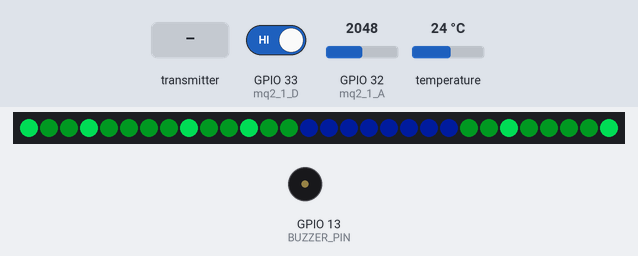
The sketch below on a simulated ESP32. On the bench: 30 RGB LEDs in strip order, left to right, buzzer (waves = sounding, pin HIGH). The test bench sets the inputs (shaded band); at power-on: GPIO 33 (mq2_1_D) HIGH, GPIO 32 (mq2_1_A) = 2048, temperature 24 °C. Dim RGB values are drawn brighter than linear; WiFi joins after 1.5 s; servers stay silent unless stated; uploads are accepted with an empty reply; what the sketch prints to the serial monitor is not drawn.

Above: at 2.9 s.
3.0 s: GPIO 33 (mq2_1_D) driven LOW
At 4.1 s:
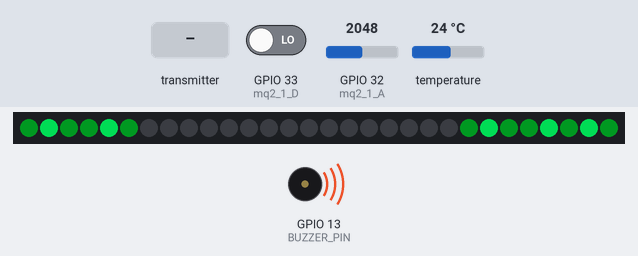
7.0 s: the transmitter starts sending id = 0
9.5 s: GPIO 33 (mq2_1_D) driven HIGH
At 12.9 s:
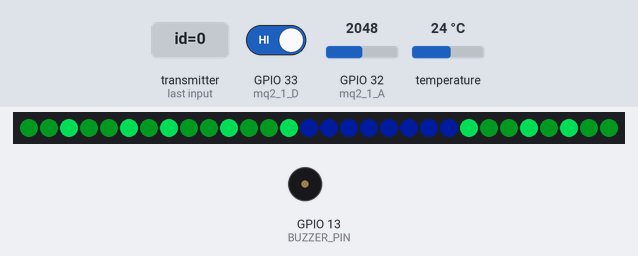
13.2 s: the transmitter starts sending id = 1
15.7 s: the transmitter starts sending emergency = 1
At 17.3 s:
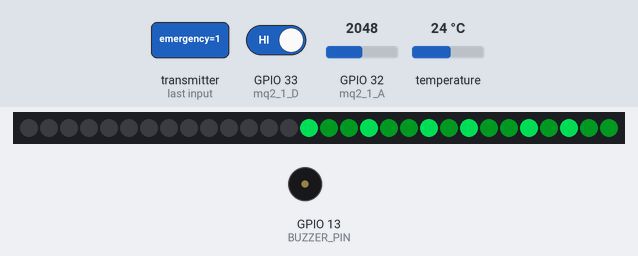
18.1 s: the transmitter starts sending emergency = 0
At 20.8 s:
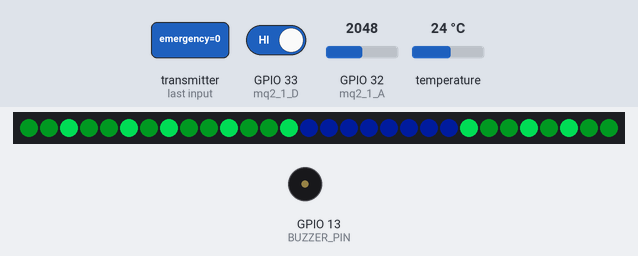
Timing chart, 0 to 22.3 s (numbered marks = the images above; inputs shaded):
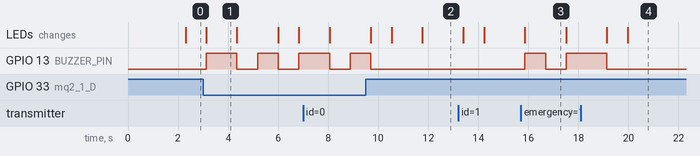

Measured:
- after the input at 3.0 s, GPIO 13 (BUZZER_PIN): goes HIGH 1.2 s, LOW 0.83 s, HIGH 0.83 s, LOW 0.83 s, then HIGH, starting after 0.13 s; the LEDs: change after 0.13 s (image 1)
- after the input at 9.5 s, GPIO 13 (BUZZER_PIN): goes on until 9.7 s, then stays LOW; the LEDs: first change after 0.21 s (image 2 shows a later state)
- after the input at 15.7 s, GPIO 13 (BUZZER_PIN): LOW → HIGH after 0.16 s, → LOW 0.83 s later, → HIGH 0.83 s later; the LEDs: change after 0.16 s (image 3)
- after the input at 18.1 s, GPIO 13 (BUZZER_PIN): goes on until 19.1 s, then stays LOW; the LEDs: first change after 1.0 s (image 4 shows a later state)

The sketch:

master_node.ino
```cpp
#include <OneWire.h>
#include <DallasTemperature.h>
#include <Adafruit_NeoPixel.h>
#include <WiFi.h>
#include <HTTPClient.h>
#include <esp_now.h>
#include <cstring>
#include "GradientField.h"

// ==================== CẤU HÌNH LED ====================
#define LED_PIN     12
#define NUM_LEDS    30
#define BRIGHTNESS  150
Adafruit_NeoPixel strip(NUM_LEDS, LED_PIN, NEO_GRB + NEO_KHZ800);

// ==================== CẤU HÌNH WIFI & SERVER ====================
const char* WIFI_SSID     = "shin-laptop";
const char* WIFI_PASSWORD = "binh2004";
const char* SERVER_URL    = "http://10.42.0.1:8000/device-readings/ingest";

#define ONE_WIRE_BUS 4
OneWire oneWire(ONE_WIRE_BUS);
DallasTemperature sensors(&oneWire);

#define TEMP_MIN 26.0  // Dưới ngưỡng này: An toàn
#define TEMP_MAX 50.0  // Trên ngưỡng này: Báo cháy khẩn cấp
#define BUZZER_PIN 13

const int mq2_1_A = 32;
const int mq2_1_D = 33;

unsigned long lastBuzzerToggle = 0;
unsigned long lastSendTime = 0;
bool buzzerState = false;

// ==================== KHAI BÁO BIẾN LƯU TRỮ TOÀN TẦNG ====================
float master_temp = 26.0;
int master_gas = 0;

const int MAX_SATELLITE_ID = 6;
float satelliteTemp[MAX_SATELLITE_ID + 1] = {
  TEMP_MIN, TEMP_MIN, TEMP_MIN, TEMP_MIN, TEMP_MIN, TEMP_MIN, TEMP_MIN
};
int satelliteGas[MAX_SATELLITE_ID + 1] = {};
bool satelliteEmergency[MAX_SATELLITE_ID + 1] = {};
bool satelliteSeen[MAX_SATELLITE_ID + 1] = {};

// Cấu trúc nhận ESP-NOW (Phải khớp chính xác với satellite_node)
typedef struct struct_message {
  int id;
  float temp;
  int gasRaw;
  bool emergency;
} struct_message;
struct_message incomingData;

// ==================== KHỞI TẠO GRADIENT FIELD ROUTER ====================
GradientFieldRouter router;
uint8_t animFrame = 0; // Khai báo biến đếm hiệu ứng chạy LED

void initTopology() {
  // Đăng ký 4 Node cảm biến & 2 Cửa thoát hiểm (Exit A, Exit B)
  router.addNode(0, NODE_NORMAL); // Master Node
  router.addNode(1, NODE_NORMAL); // Satellite Node 1
  router.addNode(2, NODE_NORMAL); // Satellite Node 2
  router.addNode(3, NODE_NORMAL); // Satellite Node 3

  // Node 4-6 vẫn được nhận, báo còi và POST lên backend. Chỉ thêm chúng vào
  // router khi đã khai báo đúng cạnh nối và dải LED vật lý tương ứng.

  router.addNode(10, NODE_EXIT);  // Cửa thoát hiểm Exit A
  router.addNode(20, NODE_EXIT);  // Cửa thoát hiểm Exit B

  // Khai báo các đoạn LED tương ứng với các cạnh kết nối (ID, Node A, Node B, StartLedIndex, NumLeds)
  router.addEdge(1, 10, 1, 0, 6);   // Cạnh 1: Exit A (10) <-> Sat 1 (1) (LED 0 -> 5)
  router.addEdge(2, 1, 0, 6, 8);    // Cạnh 2: Sat 1 (1) <-> Master (0) (LED 6 -> 13)
  router.addEdge(3, 0, 2, 14, 8);   // Cạnh 3: Master (0) <-> Sat 2 (2) (LED 14 -> 21)
  router.addEdge(4, 2, 3, 22, 5);   // Cạnh 4: Sat 2 (2) <-> Sat 3 (3) (LED 22 -> 26)
  router.addEdge(5, 3, 20, 27, 3);  // Cạnh 5: Sat 3 (3) <-> Exit B (20) (LED 27 -> 29)
}

// Callback tự động chạy khi nhận được gói tin ESP-NOW từ các vệ tinh
void OnDataRecv(const esp_now_recv_info_t *recv_info, const uint8_t *incomingDataRaw, int len) {
  if (len != sizeof(incomingData)) {
    Serial.print("[ESP-NOW] Bo qua goi sai kich thuoc: ");
    Serial.println(len);
    return;
  }

  memcpy(&incomingData, incomingDataRaw, sizeof(incomingData));

  if (incomingData.id < 1 || incomingData.id > MAX_SATELLITE_ID) {
    Serial.print("[ESP-NOW] Bo qua Node ID khong hop le: ");
    Serial.println(incomingData.id);
    return;
  }

  satelliteTemp[incomingData.id] = incomingData.temp;
  satelliteGas[incomingData.id] = incomingData.gasRaw;
  satelliteEmergency[incomingData.id] = incomingData.emergency;
  satelliteSeen[incomingData.id] = true;

  Serial.print("[ESP-NOW] Nhận từ Vệ tinh "); Serial.print(incomingData.id);
  Serial.print(" -> Temp: "); Serial.print(incomingData.temp, 1);
  Serial.print(" C, Gas: "); Serial.print(incomingData.gasRaw);
  Serial.print(" | Emer: "); Serial.println(incomingData.emergency ? "KHẨN CẤP" : "Bình thường");
}

// ==================== KẾT NỐI WIFI ====================
void connectWiFi() {
  Serial.print("Đang kết nối WiFi: ");
  Serial.println(WIFI_SSID);

  WiFi.begin(WIFI_SSID, WIFI_PASSWORD);
  unsigned long startAttemptTime = millis();

  while (WiFi.status() != WL_CONNECTED && millis() - startAttemptTime < 10000) {
    delay(500);
    Serial.print(".");
  }

  if (WiFi.status() == WL_CONNECTED) {
    Serial.println("\n[WIFI OK] IP: " + WiFi.localIP().toString());
    Serial.print("==> KÊNH WIFI MASTER: ");
    Serial.println(WiFi.channel());
  } else {
    Serial.println("\n[WIFI FAIL] Không kết nối được WiFi. Chạy chế độ ngoại tuyến...");
  }
}

// ==================== GỬI HTTP POST LÊN SERVER ====================
void postReading(const char* deviceId, const char* sensorType, float value) {
  if (WiFi.status() != WL_CONNECTED) return;

  HTTPClient http;
  http.begin(SERVER_URL);
  http.addHeader("Content-Type", "application/json");

  String body = "{";
  body += "\"buildingCode\":\"B01\",";
  body += "\"deviceId\":\""     + String(deviceId)      + "\",";
  body += "\"sensorType\":\""   + String(sensorType)    + "\",";
  body += "\"value\":"          + String(value, 2)      + ",";
  body += "\"unit\":\""         + String(std::strcmp(sensorType, "temp") == 0 ? "C" : "raw") + "\"";
  body += "}";

  int httpCode = http.POST(body);
  Serial.print("[HTTP] ");
  Serial.print(deviceId);
  Serial.print(" -> ");
  Serial.println(httpCode);
  if (httpCode >= 400) {
    Serial.println(http.getString());
  }
  http.end();
}

// ==================== VẼ HIỆU ỨNG LED THEO HƯỚNG GRADIENT ====================
void renderGradientFieldLeds() {
  strip.clear();
  animFrame = (animFrame + 1) % 4; // Tốc độ chạy hạt sáng

  for (int i = 0; i < router.getEdgeCount(); i++) {
    const GradientEdge& edge = router.getEdge(i);

    if (edge.direction == DIR_BLOCKED) {
      // Vùng bị cháy/nguy hiểm: Chớp đỏ toàn bộ đoạn LED
      if (millis() % 400 < 200) {
        for (int l = 0; l < edge.numLeds; l++) {
          strip.setPixelColor(edge.startLedIndex + l, strip.Color(255, 0, 0));
        }
      }
    }
    else if (edge.direction == DIR_A_TO_B) {
      // Dòng thoát hiểm đi từ Node A -> Node B (chạy hạt sáng từ đầu -> cuối đoạn)
      for (int l = 0; l < edge.numLeds; l++) {
        if ((l + animFrame) % 3 == 0) {
          strip.setPixelColor(edge.startLedIndex + l, strip.Color(0, 255, 100)); // Hạt xanh lá sáng
        } else {
          strip.setPixelColor(edge.startLedIndex + l, strip.Color(0, 40, 10));  // Nền xanh nhạt
        }
      }
    }
    else if (edge.direction == DIR_B_TO_A) {
      // Dòng thoát hiểm đi từ Node B -> Node A (chạy hạt sáng ngược từ cuối -> đầu đoạn)
      for (int l = 0; l < edge.numLeds; l++) {
        int revL = edge.numLeds - 1 - l;
        if ((revL + animFrame) % 3 == 0) {
          strip.setPixelColor(edge.startLedIndex + l, strip.Color(0, 255, 100)); // Hạt xanh lá sáng
        } else {
          strip.setPixelColor(edge.startLedIndex + l, strip.Color(0, 40, 10));  // Nền xanh nhạt
        }
      }
    }
    else {
      // Không có đường đi / Không dùng: LED sáng mờ tĩnh xanh dương
      for (int l = 0; l < edge.numLeds; l++) {
        strip.setPixelColor(edge.startLedIndex + l, strip.Color(0, 10, 50));
      }
    }
  }

  strip.show();
}

// ==================== SETUP ====================
void setup() {
  Serial.begin(115200);
  pinMode(mq2_1_D, INPUT);
  pinMode(BUZZER_PIN, OUTPUT);
  digitalWrite(BUZZER_PIN, LOW);

  sensors.begin();
  strip.begin();
  strip.setBrightness(BRIGHTNESS);
  strip.show();

  // Khai báo bản đồ mạng lưới Đồ thị cho Gradient Field
  initTopology();

  connectWiFi();

  WiFi.mode(WIFI_STA);
  Serial.println("\n=========================================");
  Serial.print("MAC ESP32 MASTER: ");
  Serial.println(WiFi.macAddress());
  Serial.println("=========================================");

  if (esp_now_init() == ESP_OK) {
    Serial.println("[ESP-NOW OK] Đang chờ nhận dữ liệu từ các vệ tinh...");
    esp_now_register_recv_cb(OnDataRecv);
  } else {
    Serial.println("[ESP-NOW FAIL] Lỗi khởi tạo nhận dữ liệu!");
  }
}

// ==================== LOOP ====================
void loop() {
  // 1. Đọc cảm biến tại chỗ của Master Node
  sensors.requestTemperatures();
  master_temp = sensors.getTempCByIndex(0);
  if (master_temp == DEVICE_DISCONNECTED_C) master_temp = TEMP_MIN;

  int d1 = digitalRead(mq2_1_D);
  master_gas = analogRead(mq2_1_A);

  bool master_emergency = (master_temp >= TEMP_MAX || d1 == LOW);

  // 2. Cập nhật Trạng thái Nút cho thuật toán Gradient Field
  router.setNodeStatus(0, master_emergency ? NODE_DANGER : NODE_NORMAL);
  router.setNodeStatus(1, satelliteEmergency[1] ? NODE_DANGER : NODE_NORMAL);
  router.setNodeStatus(2, satelliteEmergency[2] ? NODE_DANGER : NODE_NORMAL);
  router.setNodeStatus(3, satelliteEmergency[3] ? NODE_DANGER : NODE_NORMAL);

  // 3. Thực thi thuật toán Gradient Field C++ trên ESP32
  router.converge();

  // 4. Hiển thị hiệu ứng dải LED dựa trên Hướng chỉ dẫn Gradient Field
  renderGradientFieldLeds();

  // 5. Điều khiển còi hú nếu có bất kỳ node nào bị khẩn cấp
  bool anyEmergency = master_emergency;
  for (int nodeId = 1; nodeId <= MAX_SATELLITE_ID; nodeId++) {
    if (satelliteSeen[nodeId] && satelliteEmergency[nodeId]) {
      anyEmergency = true;
      break;
    }
  }
  unsigned long currentMillis = millis();

  if (anyEmergency) {
    if (currentMillis - lastBuzzerToggle >= 200) {
      buzzerState = !buzzerState;
      digitalWrite(BUZZER_PIN, buzzerState);
      lastBuzzerToggle = currentMillis;
    }
  } else {
    digitalWrite(BUZZER_PIN, LOW);
    buzzerState = false;
  }

  // 6. Gửi dữ liệu thu thập được lên Server mỗi 3 giây
  if (currentMillis - lastSendTime >= 3000) {
    lastSendTime = currentMillis;

    if (WiFi.status() != WL_CONNECTED) {
      WiFi.disconnect();
      WiFi.begin(WIFI_SSID, WIFI_PASSWORD);
    }

    if (WiFi.status() == WL_CONNECTED) {
      postReading("temp-master", "temp", master_temp);
      postReading("mq2-master",  "mq2",  (float)master_gas);
      for (int nodeId = 1; nodeId <= MAX_SATELLITE_ID; nodeId++) {
        if (!satelliteSeen[nodeId]) continue;

        char tempDeviceId[20];
        char mq2DeviceId[20];
        snprintf(tempDeviceId, sizeof(tempDeviceId), "temp-sat-%d", nodeId);
        snprintf(mq2DeviceId, sizeof(mq2DeviceId), "mq2-sat-%d", nodeId);
        postReading(tempDeviceId, "temp", satelliteTemp[nodeId]);
        postReading(mq2DeviceId, "mq2", (float)satelliteGas[nodeId]);
      }
    }
  }

  delay(60); // Nhịp quét hiệu ứng chỉ hướng mượt mà
}
```

GradientField.cpp
```cpp
#include "GradientField.h"

GradientFieldRouter::GradientFieldRouter() : _nodeCount(0), _edgeCount(0) {}

void GradientFieldRouter::addNode(int id, NodeStatus status) {
    if (_nodeCount >= MAX_NODES) return;
    _nodes[_nodeCount].id = id;
    _nodes[_nodeCount].status = status;
    _nodes[_nodeCount].cost = (status == NODE_EXIT) ? 0.0f : INF_COST;
    _nodeCount++;
}

void GradientFieldRouter::addEdge(int id, int nodeA, int nodeB, int startLedIndex, int numLeds) {
    if (_edgeCount >= MAX_EDGES) return;
    _edges[_edgeCount].id = id;
    _edges[_edgeCount].nodeA = nodeA;
    _edges[_edgeCount].nodeB = nodeB;
    _edges[_edgeCount].startLedIndex = startLedIndex;
    _edges[_edgeCount].numLeds = numLeds;
    _edges[_edgeCount].direction = DIR_NONE;
    _edgeCount++;
}

int GradientFieldRouter::findNodeIndex(int id) {
    for (int i = 0; i < _nodeCount; i++) {
        if (_nodes[i].id == id) return i;
    }
    return -1;
}

int GradientFieldRouter::findEdgeIndex(int id) {
    for (int i = 0; i < _edgeCount; i++) {
        if (_edges[i].id == id) return i;
    }
    return -1;
}

void GradientFieldRouter::setNodeStatus(int id, NodeStatus status) {
    int idx = findNodeIndex(id);
    if (idx != -1) {
        _nodes[idx].status = status;
    }
}

NodeStatus GradientFieldRouter::getNodeStatus(int id) {
    int idx = findNodeIndex(id);
    return (idx != -1) ? _nodes[idx].status : NODE_NORMAL;
}

float GradientFieldRouter::getNodeCost(int id) {
    int idx = findNodeIndex(id);
    return (idx != -1) ? _nodes[idx].cost : INF_COST;
}

bool GradientFieldRouter::converge() {
    // 1. Khởi tạo cost
    for (int i = 0; i < _nodeCount; i++) {
        if (_nodes[i].status == NODE_EXIT) {
            _nodes[i].cost = 0.0f;
        } else {
            _nodes[i].cost = INF_COST;
        }
    }

    // 2. Thuật toán quy hoạch động lan truyền Gradient Field
    bool changed = true;
    int iter = 0;
    while (changed && iter < _nodeCount) {
        changed = false;
        iter++;

        for (int e = 0; e < _edgeCount; e++) {
            int idxA = findNodeIndex(_edges[e].nodeA);
            int idxB = findNodeIndex(_edges[e].nodeB);

            if (idxA == -1 || idxB == -1) continue;

            // Thử cập nhật cost node A từ node B
            if (_nodes[idxA].status != NODE_DANGER && _nodes[idxA].status != NODE_EXIT && _nodes[idxB].status != NODE_DANGER) {
                if (_nodes[idxB].cost < INF_COST) {
                    float newCost = _nodes[idxB].cost + 1.0f;
                    if (newCost < _nodes[idxA].cost) {
                        _nodes[idxA].cost = newCost;
                        changed = true;
                    }
                }
            }

            // Thử cập nhật cost node B từ node A
            if (_nodes[idxB].status != NODE_DANGER && _nodes[idxB].status != NODE_EXIT && _nodes[idxA].status != NODE_DANGER) {
                if (_nodes[idxA].cost < INF_COST) {
                    float newCost = _nodes[idxA].cost + 1.0f;
                    if (newCost < _nodes[idxB].cost) {
                        _nodes[idxB].cost = newCost;
                        changed = true;
                    }
                }
            }
        }
    }

    // 3. Tính toán hướng mũi tên (EdgeDirection) cho từng đoạn dây LED
    for (int e = 0; e < _edgeCount; e++) {
        int idxA = findNodeIndex(_edges[e].nodeA);
        int idxB = findNodeIndex(_edges[e].nodeB);

        if (idxA == -1 || idxB == -1) {
            _edges[e].direction = DIR_NONE;
            continue;
        }

        if (_nodes[idxA].status == NODE_DANGER || _nodes[idxB].status == NODE_DANGER) {
            _edges[e].direction = DIR_BLOCKED;
        } else if (_nodes[idxA].cost > _nodes[idxB].cost && _nodes[idxB].cost < INF_COST) {
            _edges[e].direction = DIR_A_TO_B; // Cost A cao hơn B -> chảy từ A về B
        } else if (_nodes[idxB].cost > _nodes[idxA].cost && _nodes[idxA].cost < INF_COST) {
            _edges[e].direction = DIR_B_TO_A; // Cost B cao hơn A -> chảy từ B về A
        } else {
            _edges[e].direction = DIR_NONE;
        }
    }

    return true;
}

EdgeDirection GradientFieldRouter::getEdgeDirection(int edgeId) {
    int idx = findEdgeIndex(edgeId);
    return (idx != -1) ? _edges[idx].direction : DIR_NONE;
}
```

GradientField.h
```cpp
#ifndef GRADIENT_FIELD_H
#define GRADIENT_FIELD_H

#include <Arduino.h>

#define MAX_NODES 20
#define MAX_EDGES 30
#define INF_COST 999999.0f

enum NodeStatus {
    NODE_NORMAL = 0,
    NODE_DANGER = 1,
    NODE_EXIT   = 2
};

enum EdgeDirection {
    DIR_NONE = 0,
    DIR_A_TO_B = 1,  // Dòng chảy từ nodeA -> nodeB (cost A > cost B)
    DIR_B_TO_A = 2,  // Dòng chảy từ nodeB -> nodeA (cost B > cost A)
    DIR_BLOCKED = 3  // Đoạn LED chạm node nguy hiểm / cháy
};

struct GradientNode {
    int id;
    NodeStatus status;
    float cost;
};

struct GradientEdge {
    int id;
    int nodeA;
    int nodeB;
    int startLedIndex;
    int numLeds;
    EdgeDirection direction;
};

class GradientFieldRouter {
public:
    GradientFieldRouter();

    void addNode(int id, NodeStatus status = NODE_NORMAL);
    void addEdge(int id, int nodeA, int nodeB, int startLedIndex = 0, int numLeds = 0);

    void setNodeStatus(int id, NodeStatus status);
    NodeStatus getNodeStatus(int id);
    float getNodeCost(int id);

    bool converge();
    EdgeDirection getEdgeDirection(int edgeId);

    int getNodeCount() const { return _nodeCount; }
    int getEdgeCount() const { return _edgeCount; }
    const GradientNode& getNode(int index) const { return _nodes[index]; }
    const GradientEdge& getEdge(int index) const { return _edges[index]; }

private:
    GradientNode _nodes[MAX_NODES];
    GradientEdge _edges[MAX_EDGES];
    int _nodeCount;
    int _edgeCount;

    int findNodeIndex(int id);
    int findEdgeIndex(int id);
};

#endif
```
